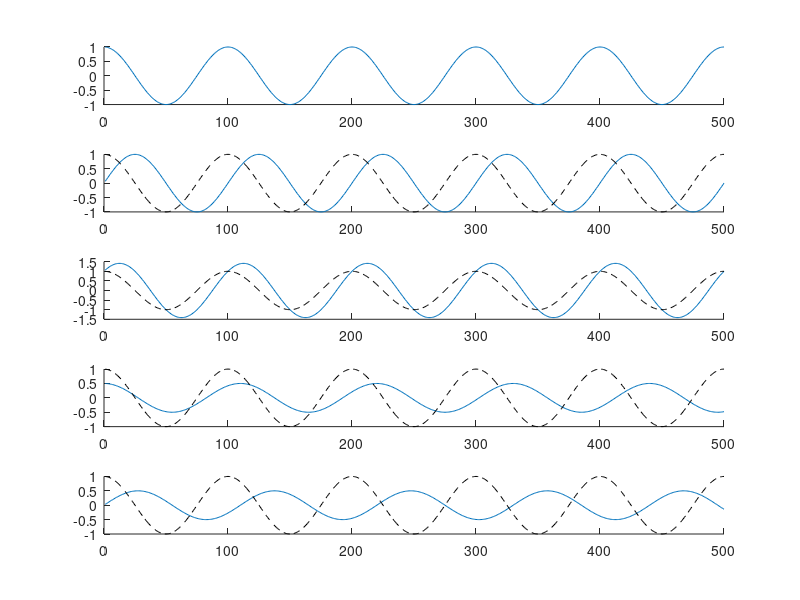

Write MATLAB code to recreate this figure. (Note: this script raises an error after producing the figure.)
% generate a sample with two frequencies
%
N = 500;
t = (1:N)';
a = zeros(N, 2);
f = 1 / 100;
t1 = 2 * pi * f * t;
b = [cos(t1) sin(t1) sin(t1)+cos(t1)];
f1 = 1 / 110;
%t2 = 2 * pi * f1 * t + pi / 4 + t1;
t2 = 2 * pi * f1 * t;
c = [0.5 * cos(t2) 0.5 * sin(t2)];
X = [b c]';
M = size(X, 1);
figure;
for i = 1:M
  subplot(M, 1, i);
  hold on;
  plot(X(i, :));
  if (i > 1)
    plot(X(1, :), 'black--');
  end
end

class = [1 1 1 2 2];
[group, fp, entrop, P, D, mu0] = fingerprint_classify(X, 'Hidden', 4, 'MaxIter', 100, 'Class', class);

HIDDEN = length(D);

ind = find(abs(imag(D)) > 1e-10); % assume 0==1e-10
num_real = HIDDEN;
% further eliminate the conjugate ones
if (~ isempty(ind))
  num_real = ind(1) - 1;
  %D = D(subind);
  
  Q = abs(P(:, (num_real+1):2:end)); %only the magnitude
end

figure;
imagesc(Q);
colormap(flipud(gray));
xa = xlim;
line(xa, [1.5, 1.5],'LineStyle', '--', 'Color', 'black', 'LineWidth', 2);
line(xa, [2.5, 2.5],'LineStyle', '--', 'Color', 'black', 'LineWidth', 2);
line(xa, [3.5, 3.5],'LineStyle', '--', 'Color', 'black', 'LineWidth', 2);
line(xa, [4.5, 4.5],'LineStyle', '--', 'Color', 'black', 'LineWidth', 2);
line([1.5, 1.5], [0.5, 5.5], 'LineWidth', 2, 'LineStyle', '--', 'Color', 'black');


%% harmonics grouping example
N = 500;
t = (1:N)';
a = zeros(N, 2);
f1 = 1 / 100;
f2 = 1 / 70;
t1 = 2 * pi * f1 * t;
t2 = 2 * pi * f2 * t;
b = [sin(t1) , cos(t1), sin(t1) + cos(t1)];

f1 = 1 / 110;
f2 = 1 / 30;
t1 = 2 * pi * f1 * t;
t2 = 2 * pi * f2 * t;
c = [sin(t1) + 0.2 * sin(t2), cos(t1) + 0.2 * sin(t2 + pi/4)];

X = [b c]';
M = size(X, 1);
h = figure('position', [568   287   368   419]);
for i = 1:M
  subplot('position', [0.05, 1 - 0.15*i - 0.05 * i + 0.05, 0.92, 0.14]);
  hold on;
  ylim([-2, 2]);
  plot(X(i, :));
  if (i > 1)
    plot(X(1, :), 'black--');
  end
end

class = [1 1 1 2 2];

[group, feature, entrop, P, D, mu0] = fingerprint_classify(X, 'Hidden', 6, 'MaxIter', 100, 'Class', class);

periods = 2 * pi ./ angle(D);

HIDDEN = length(D);

ind = find(abs(imag(D)) > 1e-10); % assume 0==1e-10
num_real = HIDDEN;
% further eliminate the conjugate ones
if (~ isempty(ind))
  num_real = ind(1) - 1;
  %D = D(subind);
  
  Q = abs(P(:, (num_real+1):2:end)); %only the magnitude
end

figure;
imagesc(Q);
set(gca,'YTick', 1:5, 'YTickLabel',1:5);
set(gca,'XTick', 1:3, 'XTickLabel', 1:3);
colormap(flipud(gray));
xa = xlim;
line(xa, [1.5, 1.5],'LineStyle', '--', 'Color', 'black', 'LineWidth', 2);
line(xa, [2.5, 2.5],'LineStyle', '--', 'Color', 'black', 'LineWidth', 2);
line(xa, [3.5, 3.5],'LineStyle', '--', 'Color', 'black', 'LineWidth', 2);
line(xa, [4.5, 4.5],'LineStyle', '--', 'Color', 'black', 'LineWidth', 2);
line([1.5, 1.5], [0.5, 5.5], 'LineWidth', 2, 'LineStyle', '--', 'Color', 'black');
line([2.5, 2.5], [0.5, 5.5], 'LineWidth', 2, 'LineStyle', '--', 'Color', 'black');


figure;
imagesc(feature(:, 1:2));
set(gca,'YTick', 1:5, 'YTickLabel',1:5);
set(gca,'XTick', 1:2, 'XTickLabel',['FP1'; 'FP2']);
colormap(flipud(gray));
xa = xlim;
line(xa, [1.5, 1.5],'LineStyle', '--', 'Color', 'black', 'LineWidth', 2);
line(xa, [2.5, 2.5],'LineStyle', '--', 'Color', 'black', 'LineWidth', 2);
line(xa, [3.5, 3.5],'LineStyle', '--', 'Color', 'black', 'LineWidth', 2);
line(xa, [4.5, 4.5],'LineStyle', '--', 'Color', 'black', 'LineWidth', 2);
line([1.5, 1.5], [0.5, 5.5], 'LineWidth', 2, 'LineStyle', '--', 'Color', 'black');

[coeff, score] = princomp(X);
figure;
imagesc(score(:, 1:2));
set(gca,'YTick', 1:5, 'YTickLabel',1:5);
set(gca,'XTick', 1:2, 'XTickLabel',['PC1'; 'PC2']);
colormap(flipud(gray));
xa = xlim;
line(xa, [1.5, 1.5],'LineStyle', '--', 'Color', 'black', 'LineWidth', 2);
line(xa, [2.5, 2.5],'LineStyle', '--', 'Color', 'black', 'LineWidth', 2);
line(xa, [3.5, 3.5],'LineStyle', '--', 'Color', 'black', 'LineWidth', 2);
line(xa, [4.5, 4.5],'LineStyle', '--', 'Color', 'black', 'LineWidth', 2);
line([1.5, 1.5], [0.5, 5.5], 'LineWidth', 2, 'LineStyle', '--', 'Color', 'black');
